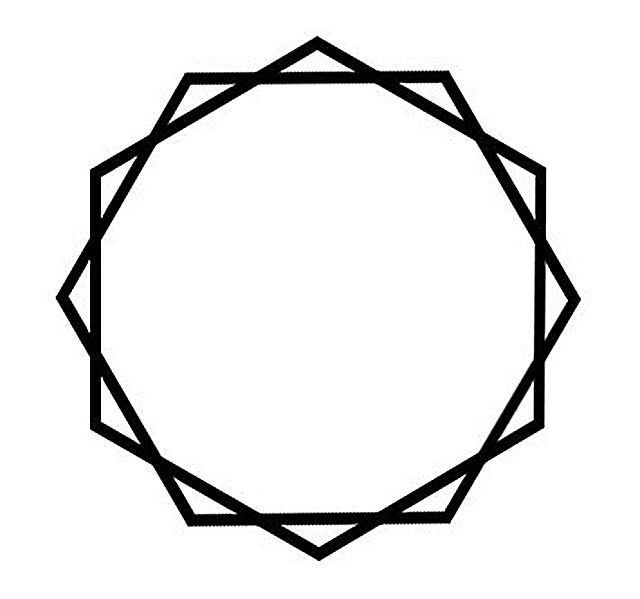
#> input picture images/special_shape1.jpg, 640 x 599 px
$ python trash.py
#> lines starting #> are read from the running program, lines starting #| are printed output that depends on the picture; after the words box and inside, x2 and y2 are one past the last pixel; in counts of white or black regions, pixels touching at a corner belong together
import os
import cv2
import numpy as np
import matplotlib.pyplot as plt

# Load the image
rawImg = "images/special_shape1.jpg"  # Update the path to your image
image = cv2.imread(rawImg, cv2.IMREAD_GRAYSCALE)
#> image is the input picture: shape (599, 640); min 0, max 255, mean 233.4

# Make sure img is not None
if image is None:
    raise ValueError(f"Image not found at the path: {rawImg}")

# Define the size of the area to fit the image in cm
frame_size_cm = 25
dpi = 100  # The assumed number of dots per inch for the output image

# Convert frame size from cm to pixels
frame_size_px = int(frame_size_cm * dpi / 2.54)  # Convert cm to inches and then to pixels

# Calculate the scaling factor
# We need to consider the case where either width or height is larger
scale_factor = min(frame_size_px / image.shape[1], frame_size_px / image.shape[0])
#> scale_factor = 1.54

# Resize the image to fit the 25cm x 25cm area
resized_image = cv2.resize(image, None, fx=scale_factor, fy=scale_factor, interpolation=cv2.INTER_AREA)

# Apply adaptive thresholding to the resized image
thresh = cv2.adaptiveThreshold(resized_image, 255, cv2.ADAPTIVE_THRESH_GAUSSIAN_C, cv2.THRESH_BINARY_INV, 11, 2)
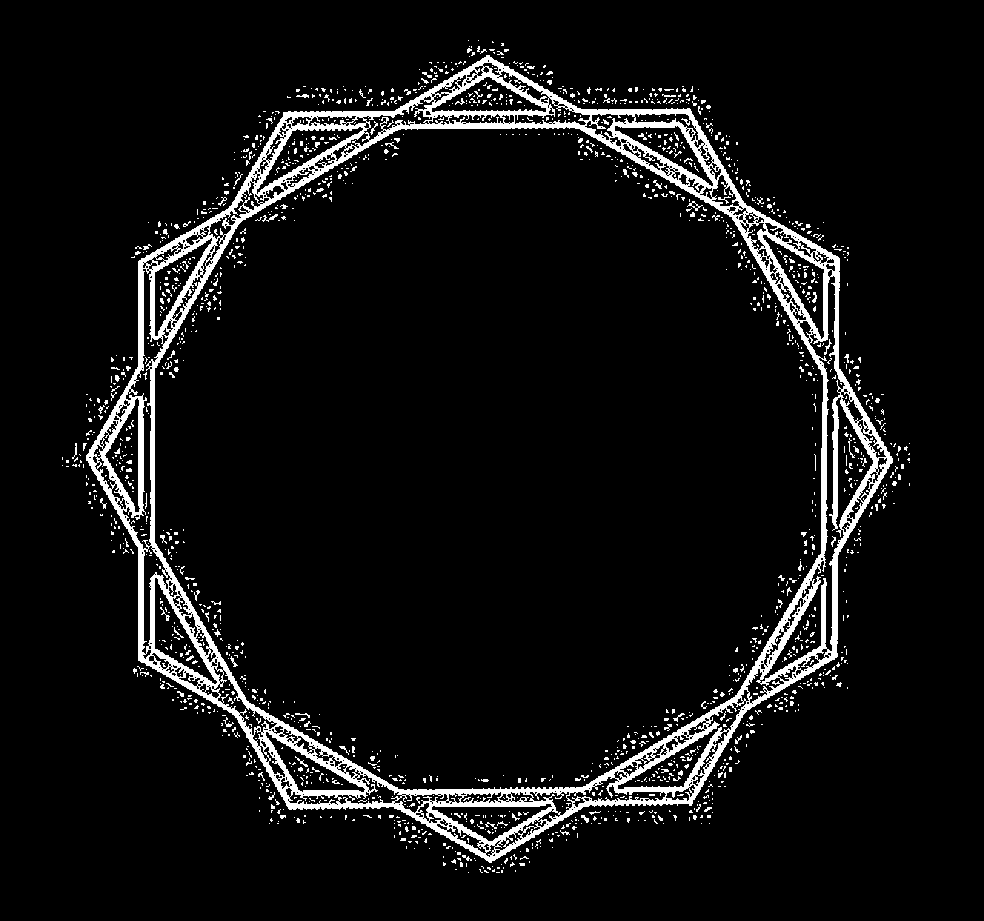
#> thresh: shape (921, 984); 6.7% white; 1758 white regions (1687 under 20 px)

# Find contours on the resized image
contours, _ = cv2.findContours(thresh, cv2.RETR_EXTERNAL, cv2.CHAIN_APPROX_SIMPLE)
#> contours = 748 contours, 746 with area under 20; largest, box (x1, y1, x2, y2) and area: (86, 55, 893, 863) 451496, (581, 815, 589, 823) 20

# Initialize figure with white background
plt.figure(figsize=(frame_size_cm / 2.54, frame_size_cm / 2.54), facecolor='white')

# Process each contour
for contour in contours:
    # Approximate the contour to simplify it
    epsilon = 0.01 * cv2.arcLength(contour, True)
    approx = cv2.approxPolyDP(contour, epsilon, True)

    # Scale the contour coordinates
    scaled_contour = approx.reshape(-1, 2)

    # Plot the scaled contour
    plt.plot(scaled_contour[:, 0], scaled_contour[:, 1], label='Contour')
#> this loop made 748 passes
#> (epsilon, scaled_contour) on passes 1 to 3: (0.06, [[496, 872], [499, 872]]), (0, [[468, 872]]), (0.02, [[515, 870], [515, 871]])

# Customize the plot to fit the 25cm x 25cm frame
plt.xlim(0, frame_size_px)
plt.ylim(frame_size_px, 0)
plt.axis('off')  # Turn off axis labels and ticks

# Show the plot
plt.show()
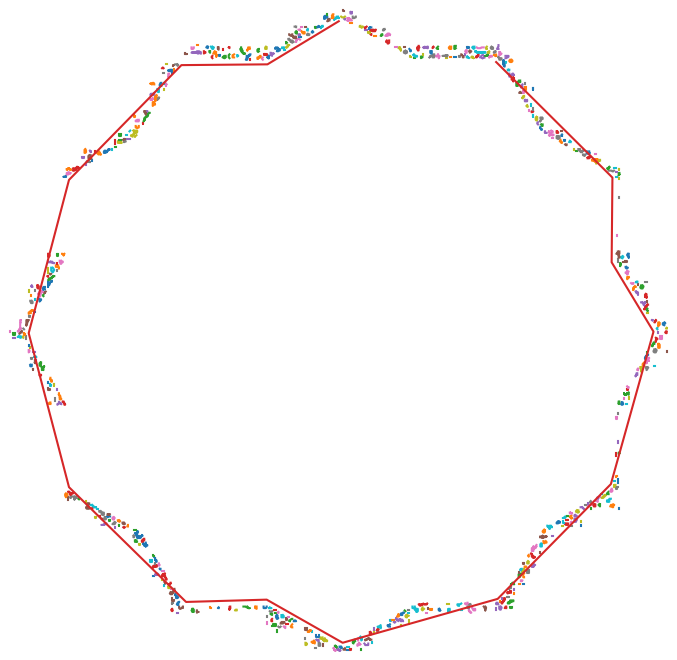
#> figure drawn by matplotlib, 1 panel

$ run again, with images/angle.jpg copied over images/special_shape1.jpg
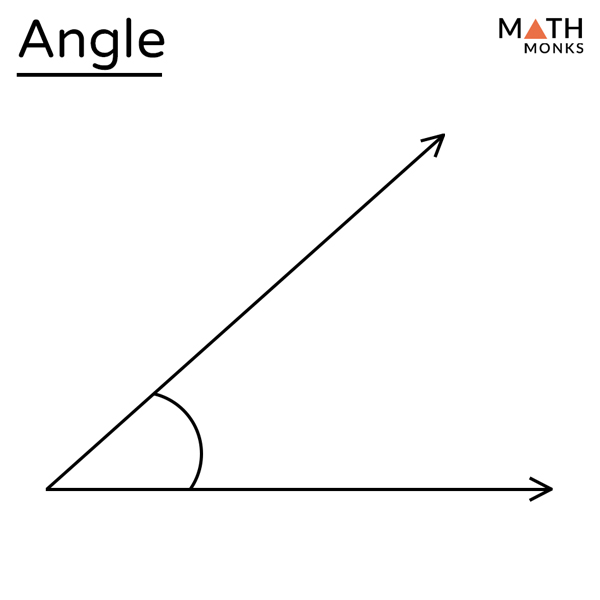
#> input picture images/angle.jpg, 600 x 600 px
#> `thresh = cv2.adaptiveThreshold(resized_image, 255, cv2.ADAPTIVE_THRESH..`:
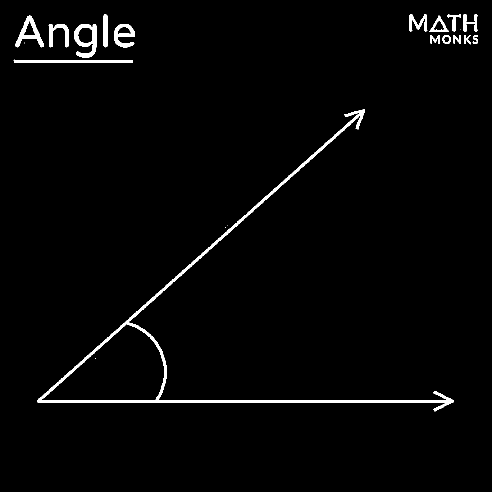
#> thresh: shape (984, 984) (shown at 1/2 size); 2% white; 21 white regions (5 under 20 px)
#> contours = 20 contours, 4 with area under 20; largest, box (x1, y1, x2, y2) and area: (75, 218, 907, 823) 30732, (149, 48, 194, 115) 1968, (31, 31, 87, 95) 1376, (27, 119, 266, 126) 1186, (228, 48, 269, 95) 1144
#> the loop `for contour in contours:` made 20 passes
#> epsilon on passes 3, 6, 7, 8, 9, 10, 12, 13: 36.5, 0.783, 0.922, 0.94, 0.572, 1.19, 2.19, 2.93
#> `plt.show()`:
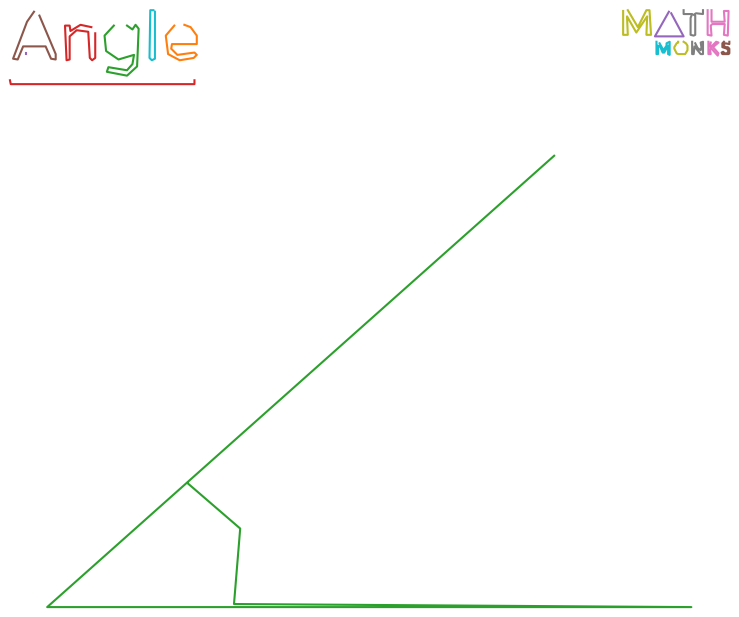
#> figure drawn by matplotlib, 1 panel
